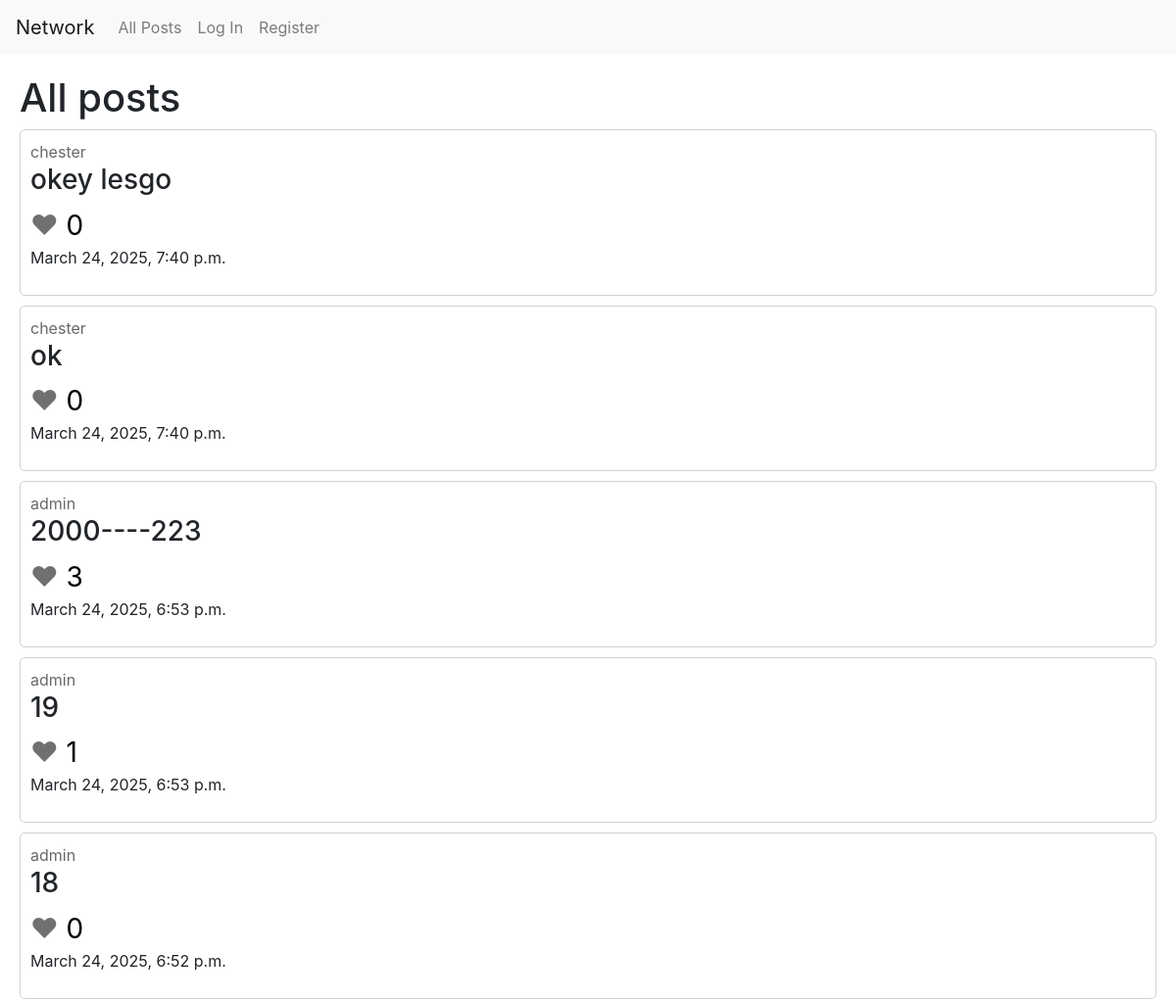
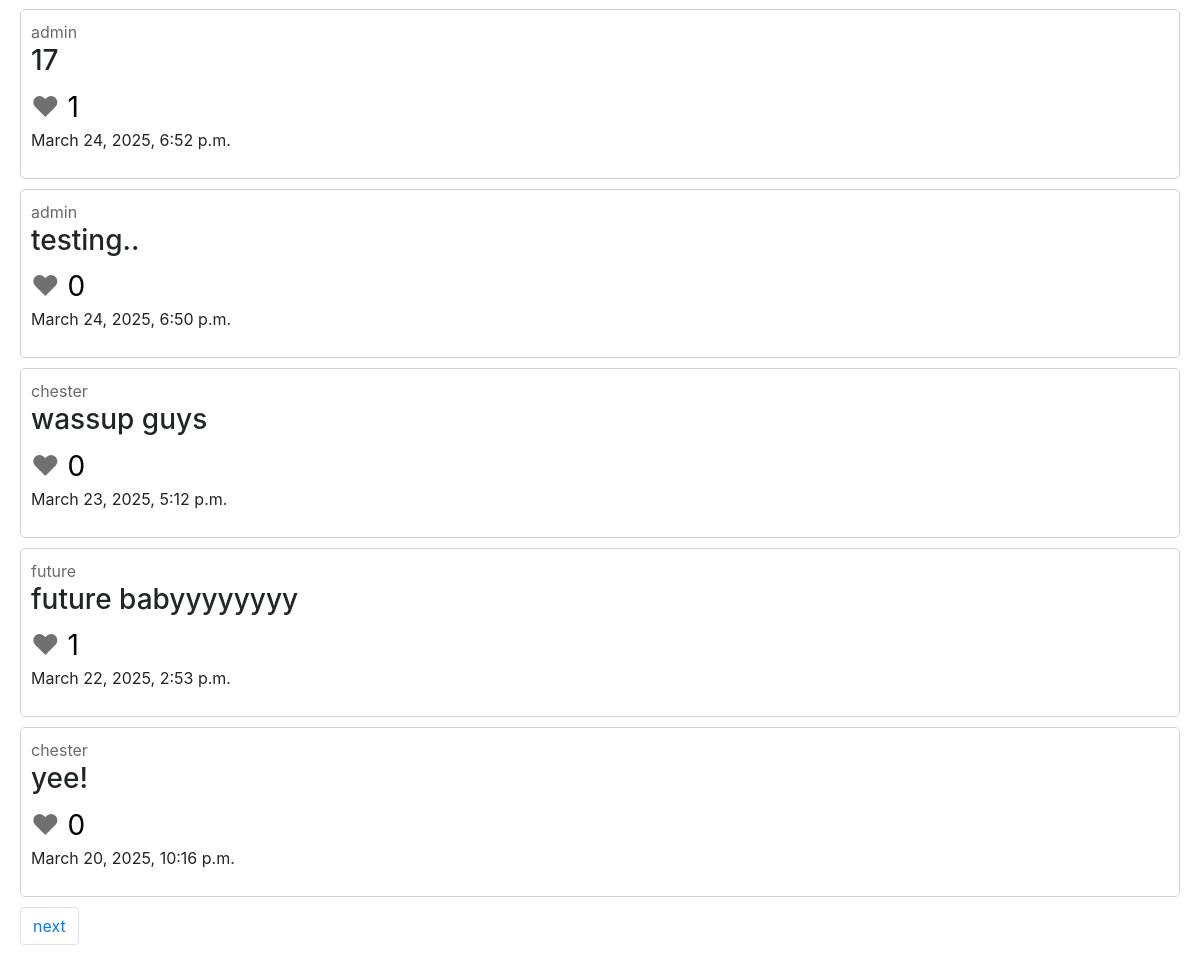
Before: / with the older database file (2 pictures, top to bottom).
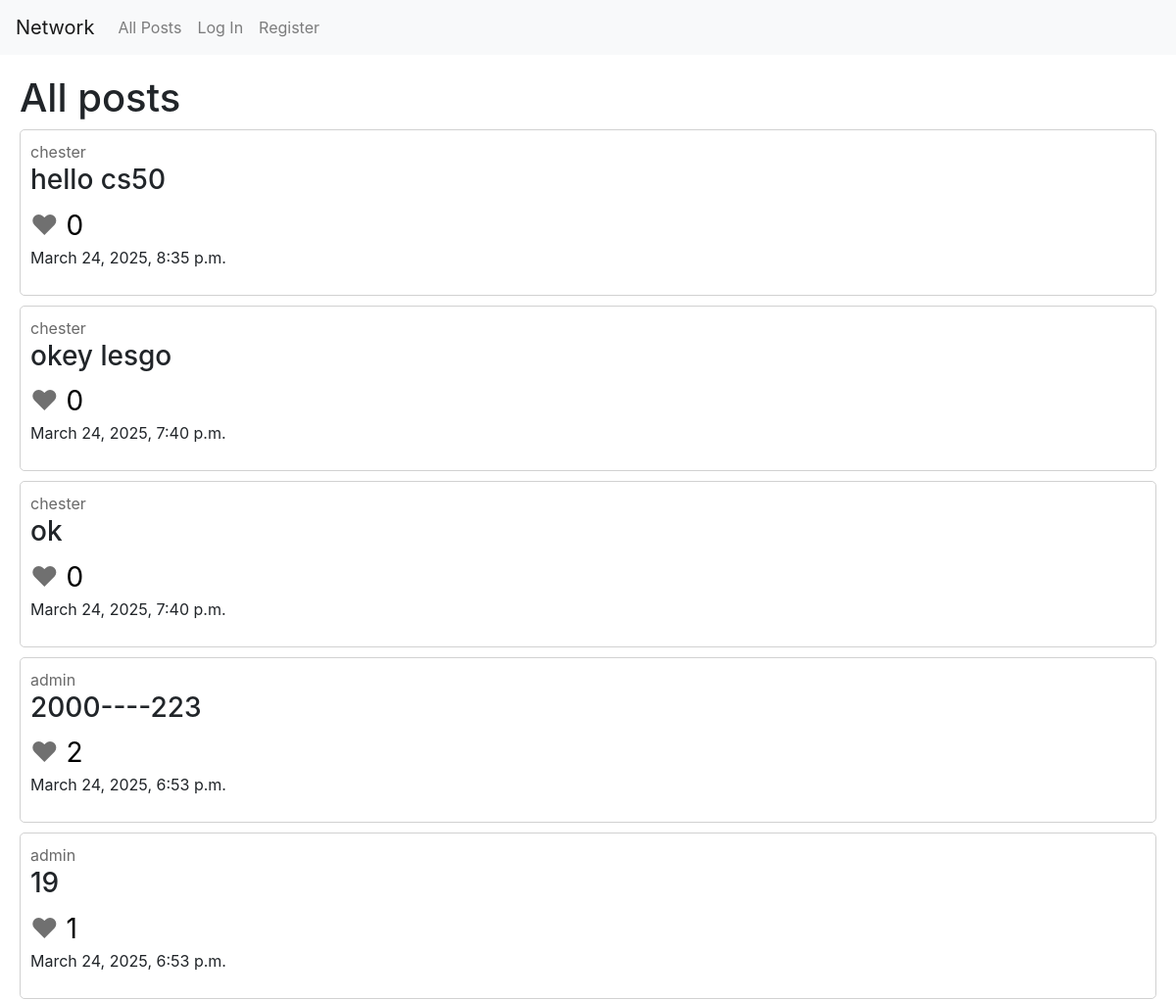
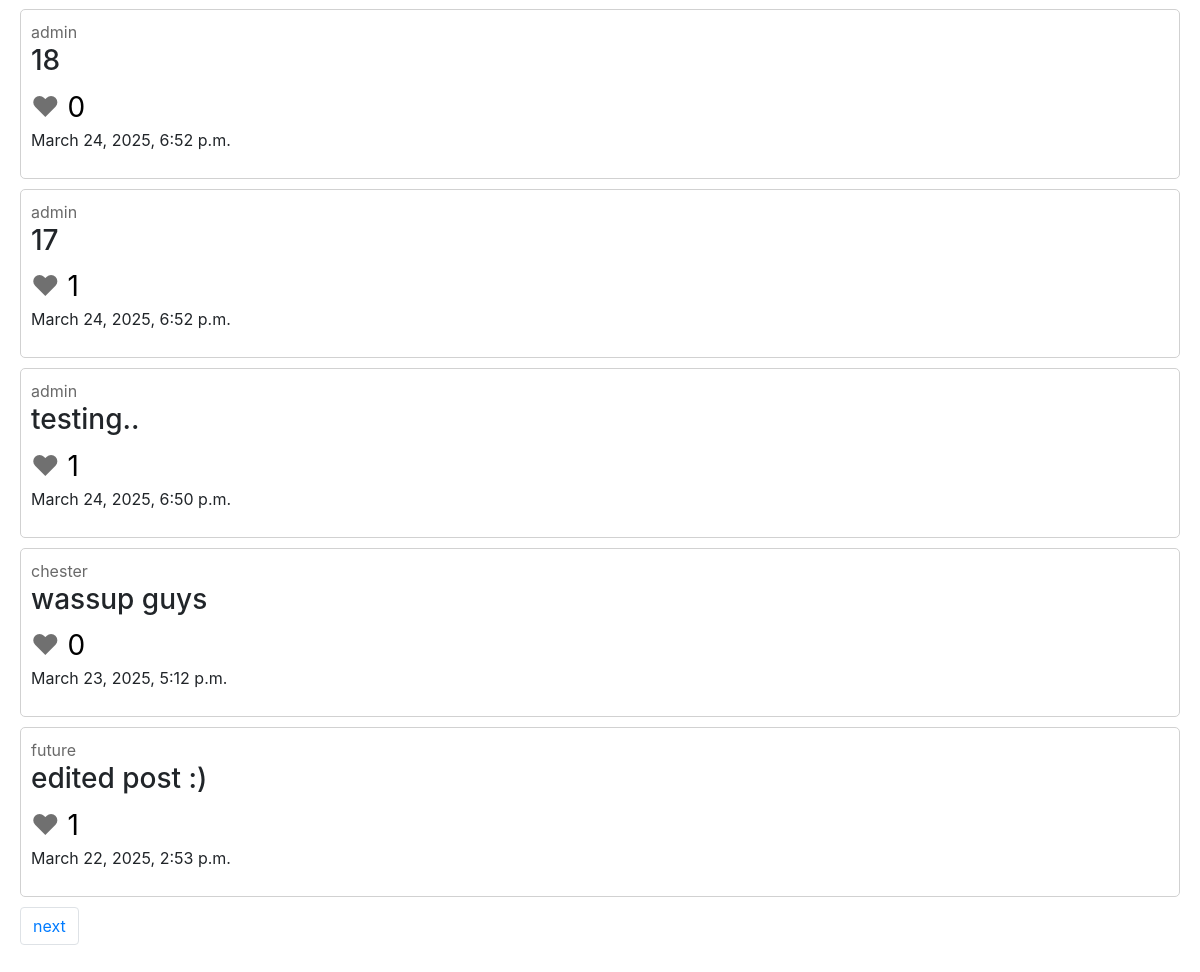
After: the same page with the newer database file (2 pictures, top to bottom).
### network/models.py (models this page shows, shortened)
class Post(models.Model):
    content = models.TextField(max_length=250)
    likes = models.ManyToManyField(User, blank=True, related_name="users_who_liked")
    creator = models.ForeignKey(User, on_delete=models.CASCADE)
    timestamp = models.DateTimeField(auto_now_add=True)

class User(AbstractUser):
    followers = models.ManyToManyField("self", blank=True, symmetrical=False, related_name="following_users")
    following = models.ManyToManyField("self", blank=True, symmetrical=False, related_name="followers_users")

### network/views.py (the view)
# urls.py: path("", views.index, name="index"),
def index(request):
    all_posts = Post.objects.all().order_by("-timestamp")
    if request.method == "POST":
        content = request.POST["content"]
        new_post = Post(content=content, creator=request.user)
        new_post.save()
        return HttpResponseRedirect(reverse('index'))
    else:
        page = request.GET.get('page')
        paginator = Paginator(all_posts, 10)
        page_obj = paginator.get_page(page)
        return render(request, "network/index.html", {
            "all_posts": page_obj
        })

### network/templates/network/index.html (shortened to what this page needs)
{% extends "network/layout.html" %}
{% block body %}
    <h1>All posts</h1>
    {% include 'network/posts.html' %}
{% endblock %}

### network/templates/network/posts.html (shortened to what this page needs)
{% for post in all_posts %}
    <div class="post">
        <span class="firstspan"><a href="{% url 'user_account' post.creator %}" class="user-link">{{ post.creator }}</a></span>
        <h3 class="post-content">{{ post.content }}</h3>
        {% if user.is_authenticated %}
            {% if user in post.likes.all %}
                <span class="heart-liked" data-post-id="{{ post.id }}">
                    &hearts;
                </span>
            {% else %}
                <span class="heart" data-post-id="{{ post.id }}">
                    &hearts;
                </span>
            {% endif %}
        {% else %}
            <span class="heart-unlikable" data-post-id="{{ post.id }}">
                &hearts;
            </span>
        {% endif %}
        <span class="likes"> {{ post.likes.count }}</span>
        <p>
        <span>{{ post.timestamp }}</span>
        </p>
    </div>
    {% empty %}
    <h3>No posts at the moment</h3>
{% endfor %}
<div class="pagination text-center">
    <span class="step-links">
        <ul class="pagination justify-content-center">
        {% if all_posts.has_next %}
            <li class="page-item"><a href="?page={{ all_posts.next_page_number }}" class="page-link">next</a></li>
        {% endif %}
        </ul>
    </span>
</div>

Changed rows visible on the page:
no longer on this page (row unchanged): Post: creator "chester", content "yee!", likes.count "0", timestamp "March 20, 2025, 10:16 p.m."
added Post: creator "chester", content "hello cs50", likes.count "0", timestamp "March 24, 2025, 8:35 p.m."
computed for Post (number 4 of 10 on the later page): likes.count "3" → "2"
computed for Post "testing..": likes.count "0" → "1"
changed Post "future": content "future babyyyyyyyy" → "edited post :)"
